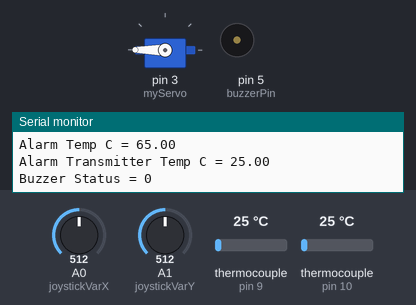
A sketch run on a simulated Arduino Uno, built with avr-gcc and run on an emulated ATmega328P. On the bench: servo, buzzer (waves = sounding, pin HIGH), the last lines printed to the serial monitor. Inputs (shaded band) come from the test bench; at power-on: thermocouple (sensors on pin 9, pin 10) 25 °C, A0 (joystickVarX) = 512, A1 (joystickVarY) = 512.

Above: at 1.7 s.
1.8 s: thermocouple (sensor on pin 9) set to 75 °C
At 3.5 s:
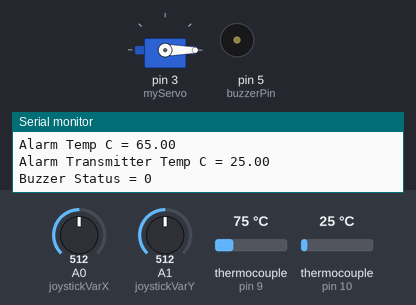
4.8 s: thermocouple (sensor on pin 10) set to 63 °C
6.3 s: thermocouple (sensor on pin 10) set to 68 °C
At 7.7 s:
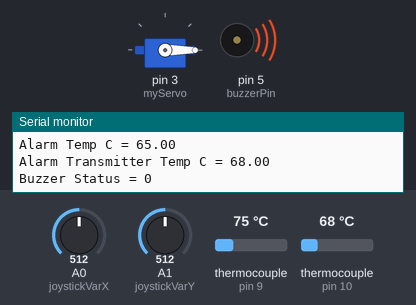
9.3 s: thermocouple (sensor on pin 9) set to 6 °C
At 11.9 s:
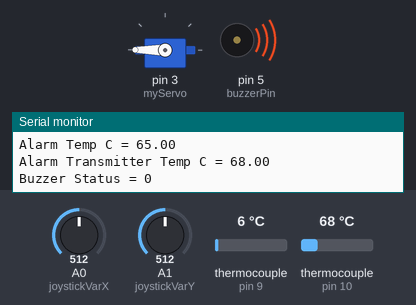
12.3 s: thermocouple (sensor on pin 9) set to 75 °C
At 13.15 s:
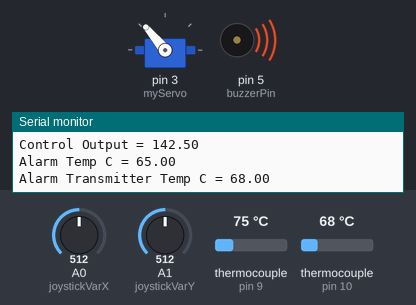
15.3 s: thermocouple (sensor on pin 10) set to 6 °C
At 16.9 s:
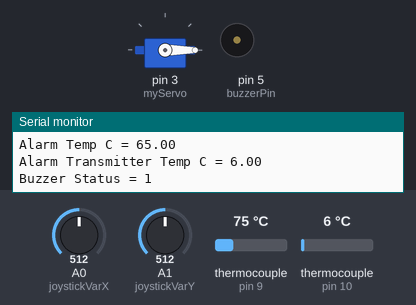
Timing chart, 0 to 18.4 s (numbered marks = the images above; inputs shaded):
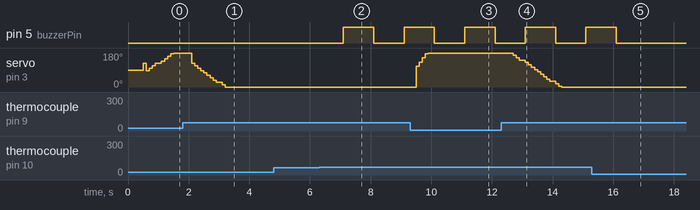

Measured:
- the behaviour switches between 65 and 66 °C on thermocouple (sensor on pin 10) (found by bisection; images 1 and 2)
- after the input at 1.8 s, servo on pin 3 (myServo): moves from 180° to 0° over 1.1 s, starting after 0.30 s
- after the input at 6.3 s, pin 5 (buzzerPin): LOW → HIGH after 0.80 s, → LOW 1.0 s later, → HIGH 1.0 s later
- after the input at 9.3 s, servo on pin 3 (myServo): moves from 0° to 180° over 0.40 s, starting after 0.20 s
- after the input at 12.3 s, servo on pin 3 (myServo): moves from 180° to 0° over 1.6 s, starting after 0.40 s
- after the input at 15.3 s, pin 5 (buzzerPin): goes on until 16.1 s, then stays LOW

The sketch:

BareMinimum.ino
```cpp
// Call libraries
#include <Servo.h>
#include <PID_v1.h>
#include <max6675.h>

//PID IO
double SP_PID, iPID, oPID;
//PID Parameters
double Kp = 2, Ki = 5, Kd = 0;
//Servo IO
int angle;
//SPI
const int SPI_DI = 11;
const int SPI_DO = 12;
const int SPI_CLK = 13;
// Thermocouple
const int convTransCS = 9;
const int finTransCS = 10;
// Joystick
int joystickVarX = A0;
int joystickVarY = A1;
const int joystickPB = 4;
int joystickPB_state = 0;
// Program Variables
int convTemp;
int valX;
int valY;
unsigned long storeMilli500 = 0;
unsigned long storeMilli1000 = 0;
unsigned long compareMilli = 0;
int setPoint;
int modeSelect = 0;
// Buzzer
const int buzzerPin = 5;
int buzzer = LOW;

//Define objects that use libraries
Servo myServo;
PID myPID(&iPID, &oPID, &SP_PID, Kp, Ki, Kd, DIRECT);
MAX6675 convTrans(SPI_CLK, convTransCS, SPI_DO);
MAX6675 finTrans(SPI_CLK, finTransCS, SPI_DO);

void setup()
{
	Serial.begin(9600);
	myServo.attach(3);
// Assign DI DO
        pinMode(joystickPB, INPUT);
        pinMode(buzzerPin, OUTPUT);

	Serial.println("Welcome to BBQ Master 2000!");
// Delay for SPI comms and devices to initialize
	delay(500);
// Turn PID on - to move down into loop eventually to stop PID spinning up whilest not needed
        myPID.SetMode(AUTOMATIC);
        setPoint = 50;
}

void loop()
{
// Joystick control of setpoint
	valX = analogRead(joystickVarX);
	valX = map(valX, 0, 1010, -2, 2);
	valY = analogRead(joystickVarY);
	valY = map(valY, 0, 1010, -2, 2);

// Refresh Compare Milli
	compareMilli = millis();

// Set task timers to 0 if milli lapses
        if (storeMilli500 > (compareMilli + 5000)){
        storeMilli500 = 0;
        storeMilli1000 = 0;
	Serial.print("Reset Counters!");
        }

//
// 250ms Tasks
	if (compareMilli >= storeMilli500 + 500) {
	storeMilli500 = millis();

// Add Value of the mapped joystick to the setpoint
	setPoint = setPoint + valX;
// Limit it to a max of 199
		if (setPoint > 200){
			setPoint = 199;
		}
// Limit to a min of 1
		if (setPoint < 0){
			setPoint = 1;
		}

// Map Temp to PID
        iPID = convTrans.readCelsius();
	}
// End of 250ms task

//
// 1000ms Tasks
        if (compareMilli >= storeMilli1000 + 1000) {
	storeMilli1000 = millis();
	Serial.println("*******************");
	Serial.print("Setpoint C = ");
	Serial.println(SP_PID);
	Serial.print("Ambient Temp = ");
	Serial.println(iPID);
	Serial.print("Control Output = ");
	Serial.println(oPID);
	Serial.print("Alarm Temp C = ");
	Serial.println(SP_PID*1.3);
	Serial.print("Alarm Transmitter Temp C = ");
	Serial.println(finTrans.readCelsius());
	Serial.print("Buzzer Status = ");
	Serial.println(buzzer);

// Buzzer Control
        if (((finTrans.readCelsius()) > (1.3 * SP_PID)) and (buzzer == LOW)){
              buzzer = HIGH;
        }
      else
              buzzer = LOW;

          digitalWrite(buzzerPin, buzzer);
    }

// End of 1000ms task

// Activate PID on PB

// Map Setpoint to PID
	SP_PID = setPoint;
// Compute PID
        myPID.Compute();
// Write adjustment to Servo motor
        myServo.write(oPID);

}
```
